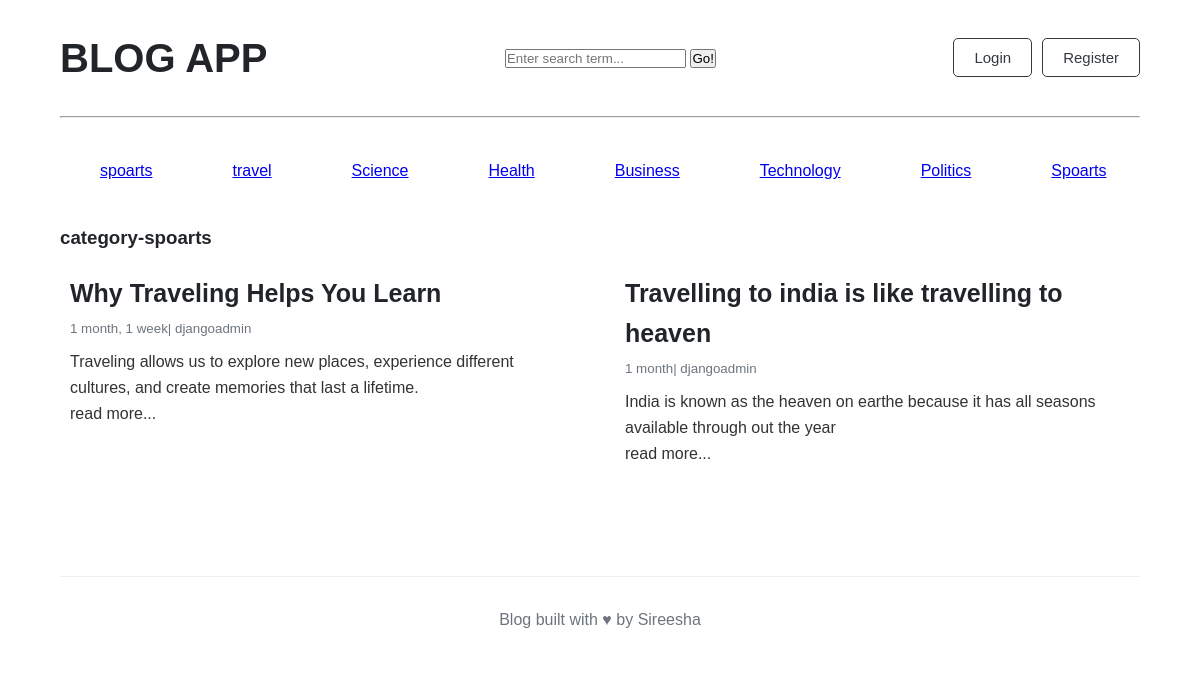
The app's page /category/2/ with its own data.
### blogs/models.py (models this page shows)
class category(models.Model):
    category_name = models.CharField(max_length = 40,unique = True)
    created_at = models.DateTimeField(auto_now_add=True)
    updated_at = models.DateTimeField(auto_now = True)
    class Meta:
        verbose_name_plural='categories'
    def __str__(self):
        return self.category_name

class Blog(models.Model):
    title = models.CharField(max_length=100)
    slug = models.SlugField(max_length=150, unique=True, blank=True)
    category = models.ForeignKey(category, on_delete=models.CASCADE)
    author = models.ForeignKey(User, on_delete=models.CASCADE)
    featured_image = models.ImageField(upload_to='uploads/%Y/%m/%d')
    short_description = models.TextField(max_length=500)
    blog_body = models.TextField(max_length=2000)
    status = models.CharField(max_length=20, choices=STATUS_CHOICES, default="Draft")
    is_featured = models.BooleanField(default=False)
    created_at = models.DateTimeField(auto_now_add=True)
    updated_at = models.DateTimeField(auto_now=True)
    def __str__(self):
        return self.title

### blogs/views.py (the view)
# urls.py: path('<int:category_id>/',views.category_pages,name ='category_pages')
def category_pages(req,category_id):
  try:
      context = Blog.objects.filter(category = category_id)
      print(context)
      category_ids = Blog.objects.get(pk=category_id)
      return render(req,'category_pages.html',{'context':context,'category_ids':category_ids})
  except:
      return render(req,'category_pages.html')

### blogs/context_processors.py (called while the page is built)
def get_categories(request):
    categories = category.objects.all()
    return dict(categories=categories)

def searching(request):
    keyword = request.GET.get('keyword')
    print(keyword)
    return dict(keyword = keyword)

### blogs/Templates/category_pages.html
{% extends 'base.html' %}
{% block content %}
<h3>category-{{category_ids}}</h3>
<div class="featured_container">
    <div class="featured-posts">
    {%for post in context%}
           <div class="post-card">
                <div class="card-body">
                    <h3><a href="{% url 'single_blog' post.slug %}">{{post.title}}</a></h3>
                    <small> {{post.created_at |timesince}}| {{post.author}} </small>
                    <p>
                        {{post.short_description | truncatewords:25}}
                    </p>
                    <p>read more...</p>
                 </div>
             </div>
    {% endfor %}
    </div>
    </div>
{% endblock %}

### blogs/Templates/base.html (shortened to what this page needs)
{% load static %}
<!DOCTYPE html>
<html lang="en">
<head>
<link rel="stylesheet" href="{% static 'css/blog.css' %}">
</head>
<body>
<main class="container">
    <div class="nav">
       <h2>BLOG APP</h2>
            <div class="card mb-4">
                <div class="card-body">
                    <form method="GET" action="{% url 'search'%}">
                        <div class="input-group">
                            <input class="form-control" type="text" value="{{keyword|default:''}}" name="keyword" placeholder="Enter search term...">
                            <button class="btn btn-primary"type="submit">
                                Go!
                            </button>
                        </div>
                    </form>
                </div>
            </div>
        <div class="buttons">
        <button>Login</button>
        <button>Register</button>
    </div>
</div>
<hr>
<div class="topics">
            {% for topic in  categories %}
               <a href="{% url 'category_pages' topic.id%}" style="margin:40px">{{topic.category_name}}</a>
            {% endfor %}
</div>
 {% block content %}
 {% endblock %}
<footer>
    <p>
        Blog built with ♥ by Sireesha
    </p>
</footer>
</body>
</html>

### blogs/static/css/blog.css (style rules this page uses)
* { box-sizing: border-box; margin: 0; padding: 0; }
body { font-family: Arial, Helvetica, sans-serif; background-color: #ffffff; color: #212529; line-height: 1.6; }
.nav { display: flex; align-items: center; justify-content: space-between; padding: 25px 0; }
.nav h2 { font-size: 40px; font-weight: bold; }
.buttons { display: flex; gap: 10px; }
.buttons button { padding: 10px 20px; border: 1px solid #343a40; border-radius: 5px; background-color: white; color: #343a40; font-size: 15px; cursor: pointer; }
.topics { display:flex }
.container { width: 90%; max-width: 1140px; margin: 0 auto; }
.featured_container { display:flex; align-items:space-between; }
.featured-posts { display: grid; grid-template-columns: 1fr 1fr; gap: 30px; margin-bottom: 30px; }
.post-card { border: none; background-color: white; }
.card-body { padding: 20px 10px; }
.card-body h3 { font-size: 25px; margin-bottom: 5px; }
.card-body h3 a { color: #212529; text-decoration: none; }
.card-body small { display: block; color: #6c757d; margin-bottom: 10px; }
.card-body p { font-size: 16px; color: #333; }
footer { margin-top: 60px; padding: 30px; border-top: 1px solid #eeeeee; text-align: center; color: #6c757d; }
* { box-sizing: border-box; }

### records on screen
category: category_name "spoarts"
category: category_name "travel"
category: category_name "Science"
category: category_name "Health"
category: category_name "Business"
category: category_name "Technology"
category: category_name "Politics"
category: category_name "Spoarts"
Blog: title "spoarts"
Blog: title "Why Traveling Helps You Learn", created_at "1 month, 1 week", author "djangoadmin", short_description "Traveling allows us to explore new places, experience different cultures, and create memories that last a lifetime."
Blog: title "Travelling to india is like travelling to heaven", created_at "1 month", author "djangoadmin", short_description "India is known as the heaven on earthe because it has all seasons available through out the year"
